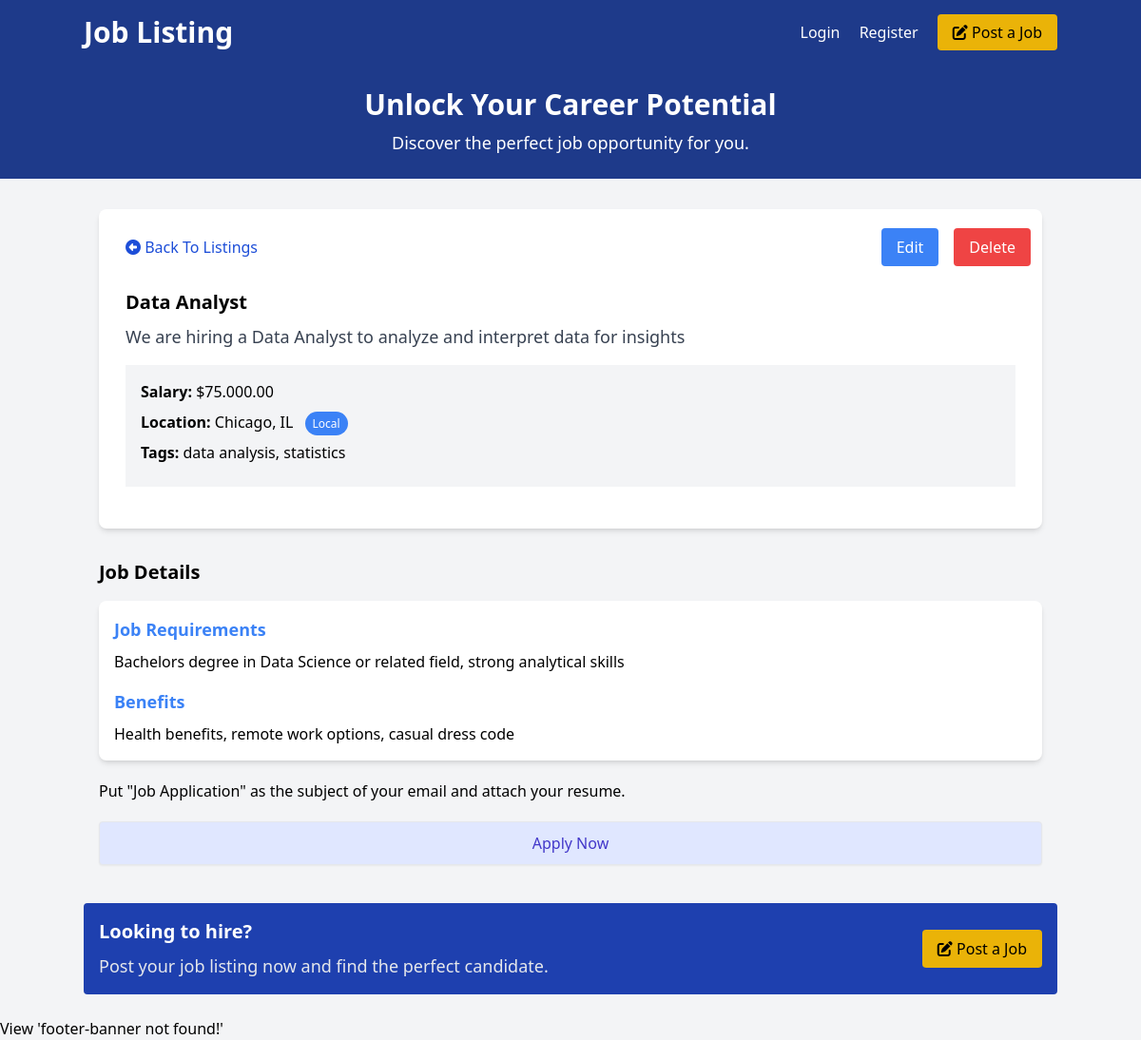
/listing?id=4, run on the app's committed database.
### tables this page shows
CREATE TABLE IF NOT EXISTS `listings` (
  `id` int NOT NULL AUTO_INCREMENT,
  `user_id` int NOT NULL,
  `title` varchar(255) NOT NULL,
  `description` longtext,
  `salary` varchar(45) DEFAULT NULL,
  `tags` varchar(255) DEFAULT NULL,
  `company` varchar(45) DEFAULT NULL,
  `address` varchar(255) DEFAULT NULL,
  `city` varchar(45) DEFAULT NULL,
  `state` varchar(45) DEFAULT NULL,
  `phone` varchar(45) DEFAULT NULL,
  `email` varchar(45) DEFAULT NULL,
  `requirements` longtext,
  `benefits` longtext,
  `created_at` timestamp NULL DEFAULT CURRENT_TIMESTAMP,
  PRIMARY KEY (`id`),
  KEY `fk_listings_users_idx` (`user_id`),
  CONSTRAINT `fk_listings_users` FOREIGN KEY (`user_id`) REFERENCES `users` (`id`) ON DELETE CASCADE ON UPDATE CASCADE
);

### App/controllers/ListingController.php (called while the page is built, shortened)
<?php
class ListingController
{
    protected $db;
    public function __construct()
    {
        $config = require basePath("config/db.php");
        $this->db = new Database($config);
    }
    public function show()
    {
        $id = $_GET['id'] ?? '';
        $params = [
            'id' => $id
        ];
        $listing = $this->db->query('SELECT * FROM listings Where id = :id', $params)->fetch();
        loadView('listings/show', [
            'listing' => $listing
        ]);
    }
}

### public/index.php (called while the page is built, shortened)
<?php
require '../helpers.php';
$router = new Router();
$uri = parse_url($_SERVER['REQUEST_URI'], PHP_URL_PATH);
$method = $_SERVER['REQUEST_METHOD'];
$router->route($uri, $method);

### Framework/Database.php (called while the page is built, shortened)
<?php
class Database
{
    public $conn;
    public function __construct($config)
    {
        $dsn = "mysql:host={$config['host']};port={$config['port']};dbname={$config['dbname']}";
        $options = [
            PDO::ATTR_ERRMODE => PDO::ERRMODE_EXCEPTION,
            PDO::ATTR_DEFAULT_FETCH_MODE => PDO::FETCH_OBJ
        ];
        try {
            $this->conn = new PDO($dsn, $config['username'], $config['password'], $options);
        } catch (PDOException $e) {
            throw new Exception("Database connection failed: {$e->getMessage()}");
        }
    }
    public function query($query, $params = [])
    {
        try {
            $sth = $this->conn->prepare($query);
            foreach ($params as $param => $value) {
                $sth->bindValue(':' . $param, $value);
            }
            $sth->execute();
            return $sth;
        } catch (PDOException $e) {
            throw new Exception("Query failed to execute: {$e->getMessage()}");
        }
    }
}

### App/views/listings/show.view.php (the view, shortened to what this page needs)
<?php loadPartial("navbar") ?>
<?php loadPartial("top-banner") ?>
<section class="container mx-auto p-4 mt-4">
    <div class="rounded-lg shadow-md bg-white p-3">
        <div class="flex justify-between items-center">
            <a class="block p-4 text-blue-700" href="/listings">
                <i class="fa fa-arrow-alt-circle-left"></i>
                Back To Listings
            </a>
            <div class="flex space-x-4 ml-4">
                <a
                    href="/edit"
                    class="px-4 py-2 bg-blue-500 hover:bg-blue-600 text-white rounded">Edit</a>
                <form method="POST">
                    <button
                        type="submit"
                        class="px-4 py-2 bg-red-500 hover:bg-red-600 text-white rounded">
                        Delete
                    </button>
                </form>
            </div>
        </div>
        <div class="p-4">
            <h2 class="text-xl font-semibold"><?= $listing->title ?></h2>
            <p class="text-gray-700 text-lg mt-2">
                <?= $listing->description ?>
            </p>
            <ul class="my-4 bg-gray-100 p-4">
                <li class="mb-2"><strong>Salary:</strong> <?= formatSalary($listing->salary) ?></li>
                <li class="mb-2">
                    <strong>Location:</strong> <?= $listing->city ?>, <?= $listing->state ?>
                    <span
                        class="text-xs bg-blue-500 text-white rounded-full px-2 py-1 ml-2">Local</span>
                </li>
                <li class="mb-2">
                    <strong>Tags:</strong> <?= $listing->tags ?>
                </li>
            </ul>
        </div>
    </div>
</section>
<section class="container mx-auto p-4">
    <h2 class="text-xl font-semibold mb-4">Job Details</h2>
    <div class="rounded-lg shadow-md bg-white p-4">
        <h3 class="text-lg font-semibold mb-2 text-blue-500">
            Job Requirements
        </h3>
        <p>
            <?= $listing->requirements ?>
        </p>
        <h3 class="text-lg font-semibold mt-4 mb-2 text-blue-500">Benefits</h3>
        <p><?= $listing->benefits ?></p>
    </div>
    <p class="my-5">
        Put "Job Application" as the subject of your email and attach your
        resume.
    </p>
    <a
        href="mailto:<?= $listing->email ?>"
        class="block w-full text-center px-5 py-2.5 shadow-sm rounded border text-base font-medium cursor-pointer text-indigo-700 bg-indigo-100 hover:bg-indigo-200">
        Apply Now
    </a>
</section>
<?php loadPartial("bottom-banner") ?>
<?php loadPartial("footer-banner") ?>

### Framework/Router.php (shortened to what this page needs)
<?php
class Router
{
    protected $routes = array();
    public function registerRoute($method, $uri, $action)
    {
        list($controller, $controllerMethod) = explode("@", $action);
        $this->routes[] = [
            'method' => $method,
            'uri' => $uri,
            'controller' => $controller,
            'controllerMethod' => $controllerMethod
        ];
    }
    public function route($uri, $method)
    {
        foreach ($this->routes as $route) {
            if ($route['uri'] === $uri && $route['method'] === $method) {
                $controllerMethod = $route['controllerMethod'];
                $controllerInstance = new $controller();
                $controllerInstance->$controllerMethod();
                return;
            }
        }
    }
}

### helpers.php (shortened to what this page needs)
<?php
function basePath($path = '')
{
    return __DIR__ . '/' . $path;
}
function loadView($name, $data = [])
{
    $viewPath = basePath("App/views/{$name}.view.php");
    if (file_exists($viewPath)) {
        extract($data);
        require $viewPath;
    } else {
        echo "View '{$name} not found!'";
    }
}
function loadPartial($name)
{
    $partialPath = basePath("App/views/partials/{$name}.php");
    if (file_exists($partialPath)) {
        require $partialPath;
    } else {
        echo "View '{$name} not found!'";
    }
}
function formatSalary($salary)
{
    return '$' . number_format(floatval(($salary)), 2, '.', '.');
}

### App/views/partials/navbar.php
<header class="bg-blue-900 text-white p-4">
    <div class="container mx-auto flex justify-between items-center">
        <h1 class="text-3xl font-semibold">
            <a href="/">Job Listing</a>
        </h1>
        <nav class="space-x-4">
            <a href="login.html" class="text-white hover:underline">Login</a>
            <a href="register.html" class="text-white hover:underline">Register</a>
            <a
                href="/listings/create"
                class="bg-yellow-500 hover:bg-yellow-600 text-black px-4 py-2 rounded hover:shadow-md transition duration-300"><i class="fa fa-edit"></i> Post a Job</a>
        </nav>
    </div>
</header>

### App/views/partials/top-banner.php
<section class="bg-blue-900 text-white py-6 text-center">
    <div class="container mx-auto">
        <h2 class="text-3xl font-semibold">Unlock Your Career Potential</h2>
        <p class="text-lg mt-2">
            Discover the perfect job opportunity for you.
        </p>
    </div>
</section>

### App/views/partials/bottom-banner.php
<section class="container mx-auto my-6">
    <div
        class="bg-blue-800 text-white rounded p-4 flex items-center justify-between">
        <div>
            <h2 class="text-xl font-semibold">Looking to hire?</h2>
            <p class="text-gray-200 text-lg mt-2">
                Post your job listing now and find the perfect candidate.
            </p>
        </div>
        <a
            href="/listings/create"
            class="bg-yellow-500 hover:bg-yellow-600 text-black px-4 py-2 rounded hover:shadow-md transition duration-300">
            <i class="fa fa-edit"></i> Post a Job
        </a>
    </div>
</section>

### data on the page
listings: title "Data Analyst", description "We are hiring a Data Analyst to analyze and interpret data for insights", salary "$75.000.00", city "Chicago", state "IL", tags "data analysis, statistics", requirements "Bachelors degree in Data Science or related field, strong analytical skills", benefits "Health benefits, remote work options, casual dress code"
